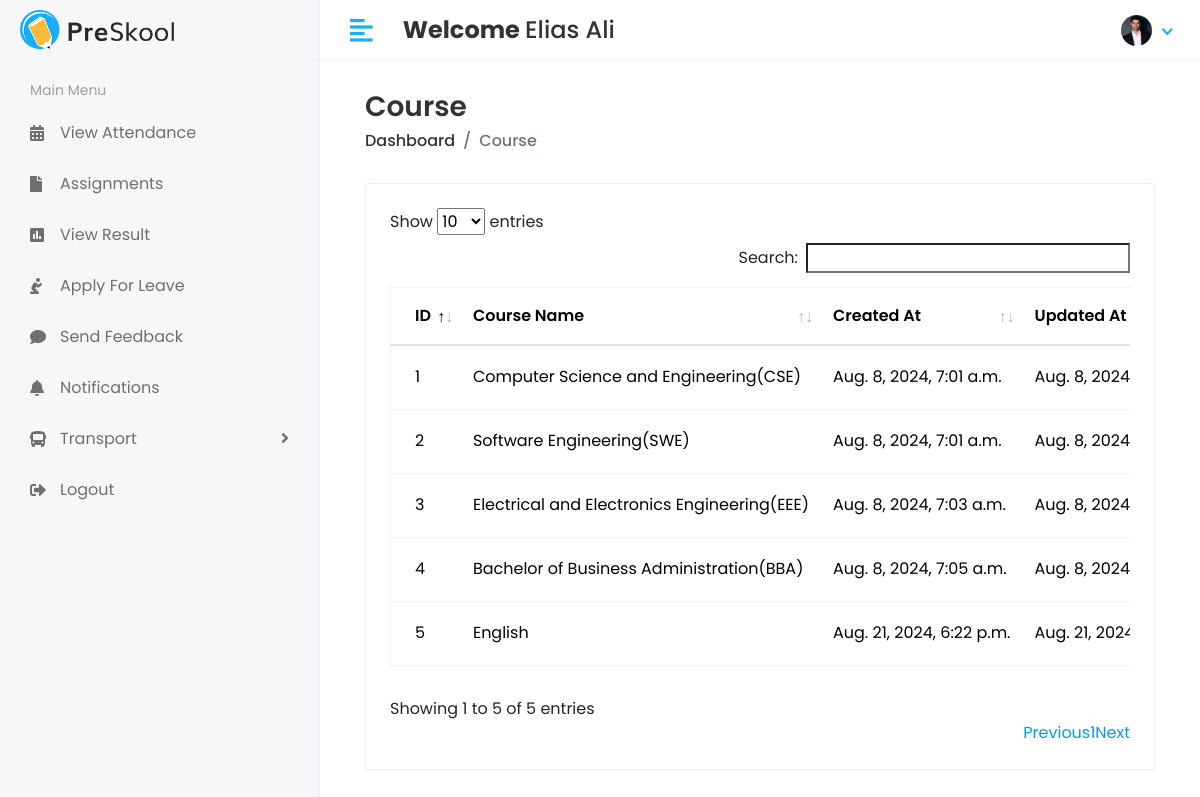
Screenshot of /Hod/course/view (signed in) with the database file from the repository.
### app/models.py (models this page shows, shortened)
class CustomUser(AbstractUser):
    USER = (
        (1, "HOD"),
        (2, "Student"),
        (3, "Stuff"),
    )
    user_type = models.CharField(choices=USER, max_length=50, default=1)
    profile_pic = models.ImageField(upload_to='profile_pic')

class Course(models.Model):
    name = models.CharField(max_length=100)
    created_at = models.DateTimeField(auto_now_add=True)
    updated_at = models.DateTimeField(auto_now=True)

### app/Hod_views.py (the view)
# urls.py: path('Hod/course/view', Hod_views.course_view, name='course_view'),
@login_required(login_url='/')
def course_view(request):
    courses = Course.objects.all()
    return render(request, 'Hod/view_course.html', {'course': courses})

### templates/Hod/view_course.html (shortened to what this page needs)
{% extends 'base.html' %}
{% block content %}
  <div class="content container-fluid">
    <div class="page-header">
      <div class="row align-items-center">
        <div class="col">
          <h3 class="page-title">Course</h3>
          <ul class="breadcrumb">
            <li class="breadcrumb-item">
              <a>Dashboard</a>
            </li>
            <li class="breadcrumb-item active">Course</li>
          </ul>
        </div>
      </div>
    </div>
    <div class="row">
      <div class="col-sm-12">
        <div class="card card-table">
          <div class="card-body">
            <div class="table-responsive">
              <table id="table_id" class="table table-hover table-center mb-0">
                <thead>
                  <tr>
                    <th>ID</th>
                    <th>Course Name</th>
                    <th>Created At</th>
                    <th>Updated At</th>
                  </tr>
                </thead>
                <tbody>
                  {% for course in course %}
                    <tr>
                      <td>{{ forloop.counter }}</td>
                      <td>{{ course.name }}</td>
                      <td>{{ course.created_at }}</td>
                      <td>{{ course.updated_at }}</td>
                    </tr>
                  {% endfor %}
                </tbody>
              </table>
            </div>
          </div>
        </div>
      </div>
    </div>
  </div>
{% endblock %}

### templates/includes/header.html (shortened to what this page needs)
{% load static %}
<div class="header">
    <div class="header-left">
      <span class="logo"><img src="{% static "assets/img/logo.png" %}" alt="Logo" /></span>
    </div>
    <a href="javascript:void(0);" id="toggle_btn"><i class="fas fa-align-left"></i></a>
    <div class="top-nav-search mt-3">
      <h4><strong>Welcome&nbsp;</strong><span>{{user.first_name}} {{user.last_name}}</span></h4>
    </div>
    <ul class="nav user-menu">
      <li class="nav-item dropdown has-arrow">
        <a href="#" class="dropdown-toggle nav-link" data-toggle="dropdown"><span class="user-img">
        {% if user.profile_pic %}
          <img class="rounded-circle" src="{{ user.profile_pic.url }}" width="31" alt="{{user.username}}" />
          {% else %}
          <img class="rounded-circle" src="{% static "assets/img/pp.jpg" %}" width="31" alt="{{user.username}}" />
          {% endif %}
        </span></a>
      </li>
    </ul>
  </div>

### static/assets/css/style.css (style rules this page uses)
html { height: 100%; }
body { background-color: #fff; color: #333; font-family: 'Poppins', sans-serif; font-size: 1rem; height: 100%; line-height: 1.5; overflow-x: hidden; }
h1, h2, h3, h4, h5, h6 { font-family: 'Poppins', sans-serif; margin-top: 0; }
a { color: #009ce7; }
input, button, a { transition: all 0.4s ease; -moz-transition: all 0.4s ease; -o-transition: all 0.4s ease; -ms-transition: all 0.4s ease; -webkit-transition: all 0.4s ease; }
ul, ol { padding: 0px; list-style: none; }
.table { color: #333; max-width: 100%; margin-bottom: 0; width: 100%; }
.table.dataTable { border-collapse: collapse !important; border: 1px solid rgba(0, 0, 0, 0.05); }
.table thead tr th { font-weight: 600; }
.table tbody tr { border-bottom: 1px solid rgba(0, 0, 0, 0.05); }
.table.table-center td, .table.table-center th { vertical-align: middle; }
.card-table .card-body .table > thead > tr > th { border-top: 0; }
.card-table .card-body .table tr td:first-child, .card-table .card-body .table tr th:first-child { padding-left: 1.5rem; }
.card-table .table td, .card-table .table th { border-top: 1px solid #e2e5e8; padding: 1rem 0.75rem; white-space: nowrap; }
.card { border: 1px solid #ececf5; box-shadow: 0 1px 3px 0 rgba(0, 0, 0, 0.03); margin-bottom: 1.875rem; }
.card-body { padding: 1.5rem; }
.header { background-color: #fff; border-bottom: 1px solid #f3f3f4; left: 0; position: fixed; right: 0; top: 0; z-index: 1001; height: 60px; }
.header .header-left { float: left; height: 60px; padding: 0 20px; position: relative; width: 320px; z-index: 1; transition: all 0.2s ease-in-out; background-color: #f7f7fa; border-bottom: 1px solid #efefef; border-right: 1px solid #ececf5; display: flex; align-items: center; }
.header .header-left .logo { display: inline-block; line-height: 60px; }
.header .header-left .logo img { max-height: 40px; width: auto; }
.header .dropdown-toggle:after { display: none; }
.header .has-arrow .dropdown-toggle:after { border-top: 0; border-left: 0; border-bottom: 2px solid #18aefa; border-right: 2px solid #18aefa; content: ''; height: 8px; display: inline-block; pointer-events: none; -webkit-transform-origin: 66% 66%; -ms-transform-origin: 66% 66%; transform-origin: 66% 66%; -webkit-transform: rotate(45deg); -ms-transform: rotate(45deg); transform: rotate(45deg); -webkit-transition: all 0.15s ease-in-out; transition: all 0.15s ease-in-out; width: 8px; vertical-align: 0px; }
.user-menu { float: right; margin: 0; position: relative; z-index: 99; padding-right: 15px; }
.user-menu.nav > li > a { color: #a0a0a0; font-size: 14px; line-height: 58px; padding: 0 15px; height: 60px; }
.user-img { margin-right: 3px; position: relative; }
.top-nav-search { float: left; margin-left: 15px; }
.page-header { margin-bottom: 1.875rem; }
.page-header .breadcrumb { background-color: transparent; color: #6c757d; font-size: 1rem; font-weight: 500; margin-bottom: 0; padding: 0; }
.page-header .breadcrumb a { color: #333; }
.page-title { font-size: 28px; font-weight: 600; color: #333; margin-bottom: 5px; }
@media (min-width: 992px) { #toggle_btn { align-items: center; color: #18aefa; display: inline-flex; float: left; font-size: 26px; height: 60px; justify-content: center; margin-left: 15px; padding: 0 15px; } }

### rows the page displays
CustomUser: first_name "Elias", last_name "Ali", profile_pic (picture)
Course: name "Computer Science and Engineering(CSE)", created_at "Aug. 8, 2024, 7:01 a.m.", updated_at "Aug. 8,…"
Course: name "Software Engineering(SWE)", created_at "Aug. 8, 2024, 7:01 a.m.", updated_at "Aug. 8,…"
Course: name "Electrical and Electronics Engineering(EEE)", created_at "Aug. 8, 2024, 7:03 a.m.", updated_at "Aug. 8,…"
Course: name "Bachelor of Business Administration(BBA)", created_at "Aug. 8, 2024, 7:05 a.m.", updated_at "Aug. 8,…"
Course: name "English", created_at "Aug. 21, 2024, 6:22 p.m.", updated_at "Aug. 21,…"
